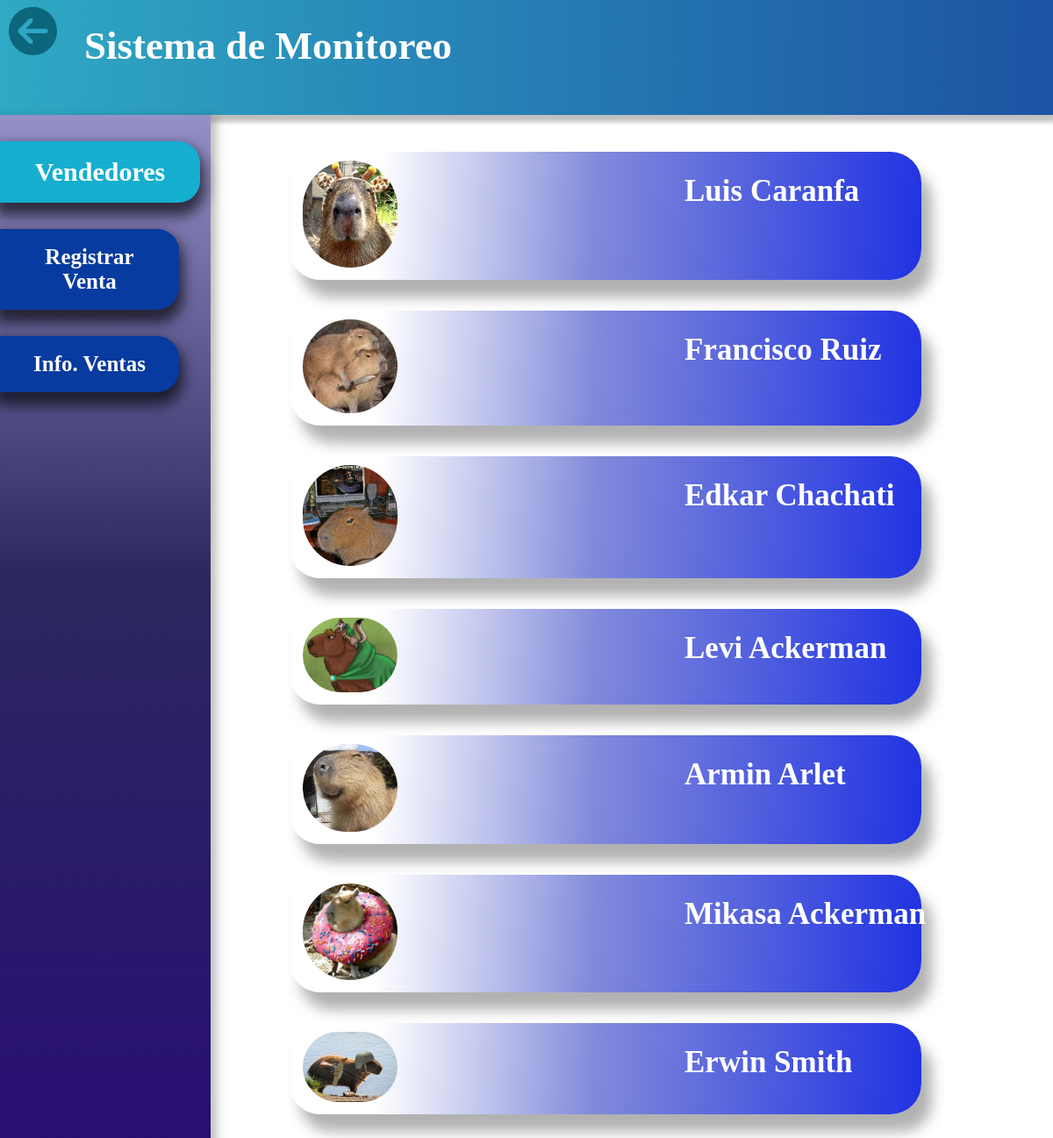
Before: /users/home/ (signed in) with the older database file.
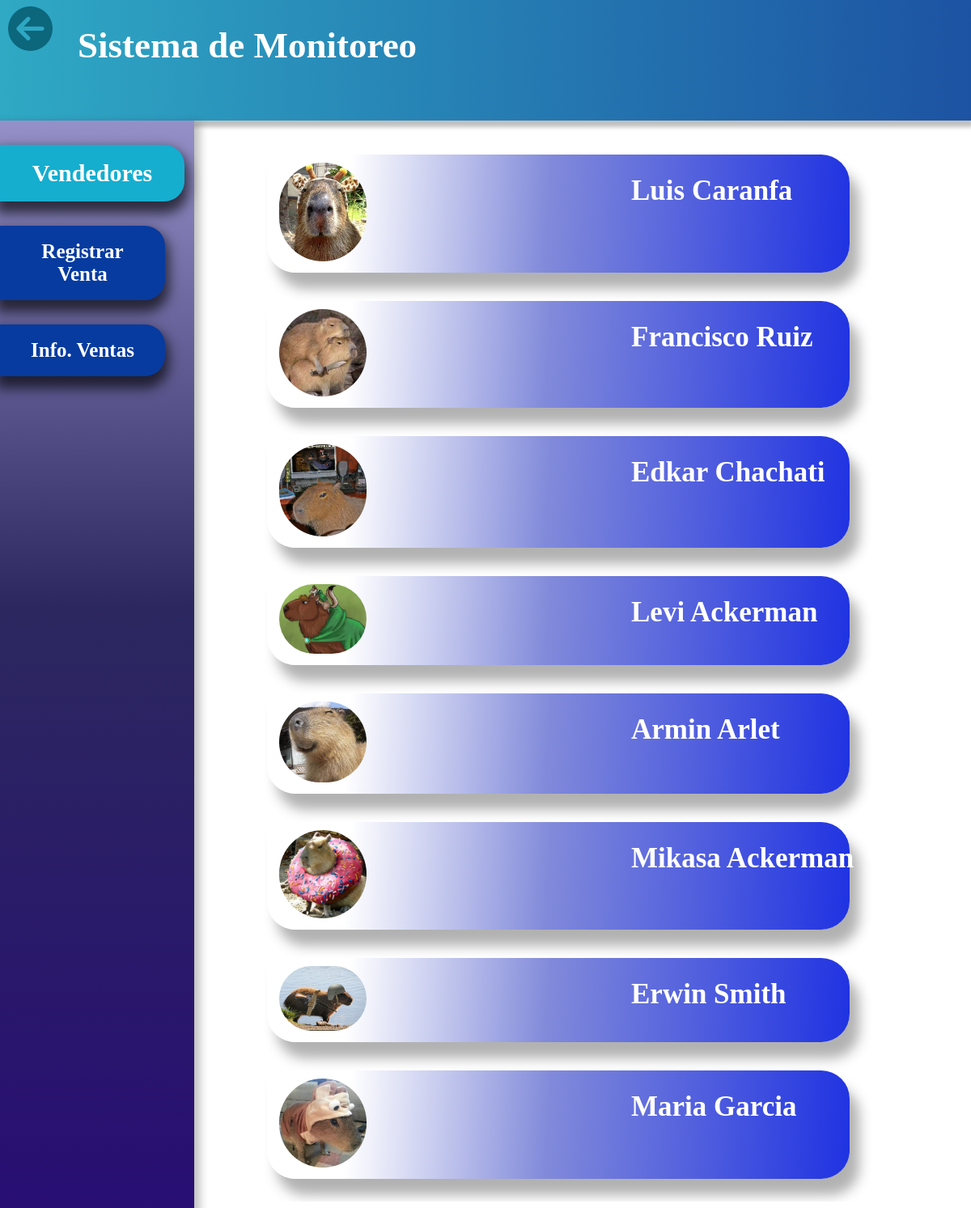
After: the same page with the newer database file.
### users/models.py (models this page shows)
class Profile(models.Model):
    name = models.CharField(max_length=120)
    identification_document = models.CharField(max_length=10, default="none")
    created = models.DateTimeField(auto_now_add=True)
    last_modified = models.DateTimeField(auto_now=True)

class Salesman(Profile):
    user = models.OneToOneField(User, on_delete=models.CASCADE)
    count_sells = models.IntegerField(default=0)
    earnings = models.DecimalField(max_digits=10, decimal_places=2, default=0)
    seller_id = models.AutoField(
        auto_created=True, primary_key=True, unique=True)
    picture = models.ImageField(
        upload_to="users/pictures",
        blank=True,
        null=True
    )

class Profile(models.Model):
    name = models.CharField(max_length=120)
    identification_document = models.CharField(max_length=10, default="none")
    created = models.DateTimeField(auto_now_add=True)
    last_modified = models.DateTimeField(auto_now=True)

### users/views.py (the view)
class HomeView(LoginRequiredMixin, ListView):
    template_name = 'users/html/index.html'
    model = Salesman
    ordering = ('seller_id',)
    context_object_name = 'salesmans'

### templates/users/html/index.html (shortened to what this page needs)
<!DOCTYPE html>
<html lang="en">
  <head>
    {% load static %}
    <link rel="stylesheet" href="{%static 'users/css/style_index.css'%}">
  </head>
  <body>
    <header id="header">
      <h1 id="title">
	Sistema de Monitoreo
      </h1>
      <div class="go-back">
	<a href="{%url 'users:logout' %}"><i class="fas fa-arrow-circle-left"></i></a>
      </div>
    </header>
    <nav id="navegation">
      <div class="menu">
      <div>
	<a class="actual" href="{%url 'users:home' %}">Vendedores</a>
      </div>
      <div>
	<a class="option" href="{%url 'sells:register' %}">Registrar Venta</a>
      </div>
      <div>
	<a class="option"href="{%url 'sells:search' %}">Info. Ventas</a>
      </div>
      </div>
    </nav>
    <main id="content">
        {% for salesman in salesmans %}
        <a href="/users/detail/{{ salesman.pk }}/0">
	        <div class="seller">
                <img src="{{ salesman.picture.url }}" alt="">
                <h2 class="name">
                    {{ salesman.name }}
                </h2>
            </div>
        </a>
        {% endfor %}
    </main>
  </body>
</html>

### static/users/css/style_index.css (style rules this page uses)
* { margin: 0px; }
.go-back { text-decoration: none; font-size: 55px; display: inline-block; position: relative; left: 10px; top: 6px; }
.go-back >a { color: #0c667c; }
#header { background: linear-gradient(90.88deg, #32B8CA -17.16%, #183D9A 125.57%); box-shadow: 0px 5px 5px 3px rgba(0, 0, 0, 0.25); height: 10vh; }
#title { position: absolute; left: 8vw; top: 2vh; font-size: 45px; font-weight: bold; color: #FFFFFF; }
#navegation { display: inline-flex; height:90vh; width: 20vw; }
.menu { width: 100%; background: linear-gradient(180deg, #9591C8 0%, #2C285F 44.79%, #280E73 100%); box-shadow: 2px 8px 10px 5px rgba(0, 0, 0, 0.25); }
.menu a { text-decoration: none; color: #FFFFFF; }
.option { margin: 30px 0px 0px 0px; width: 70%; padding: 18px; display: block; text-align: center; font-size: 25px; font-weight: bold; background: #073B9F; box-shadow: 0px 10px 15px 5px rgba(0, 0, 0, 0.65); border-radius: 0px 25px 25px 0px; }
.actual { width:80%; background: #15AECF; margin: 30px 0px 0px 0px; width: 80%; padding: 18px; display: block; text-align: center; font-size: 30px; font-weight: bold; box-shadow: 0px 10px 15px 5px rgba(0, 0, 0, 0.65); border-radius: 0px 25px 25px 0px; }
#content { display: inline-block; width: 75%; margin: 7px 0px; height: 89%; position: absolute; align-content: center; overflow-y: scroll; }
.seller { width: 80%; margin: 35px auto; background: linear-gradient(93.7deg, #FFFFFF 14.15%, #818ADA 48.31%, #0F24E3 108.6%); box-shadow: 12px 20px 15px 0px rgba(39, 38, 38, 0.356); border-radius: 0px 35px 35px 35px; }
img { width: 15%; border-radius: 500px; margin: 10px 15px; }
.seller >.name { display: inline-block; font-size: 35px; font-weight: bold; position: absolute; left: 60%; margin-top: 25px; color: #FFFFFF; }

Changed rows visible on the page:
added Salesman: picture (picture), name "Maria Garcia"
